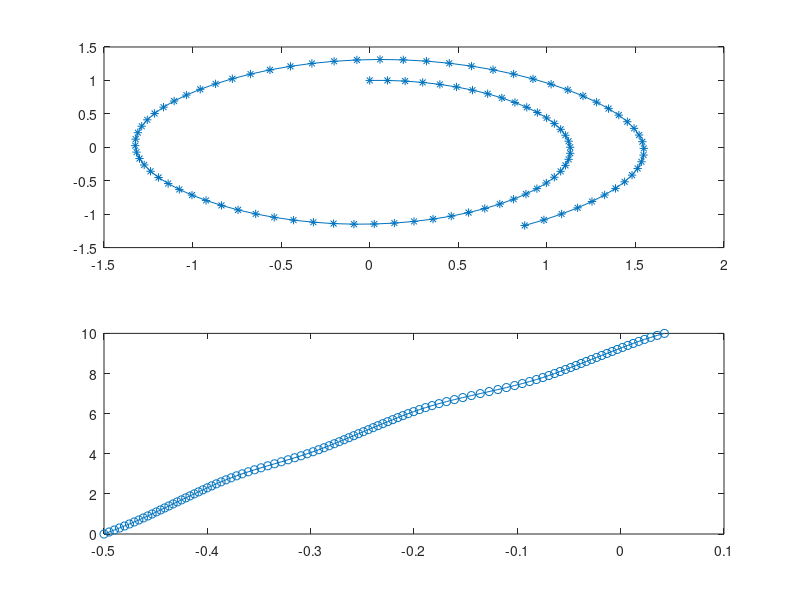
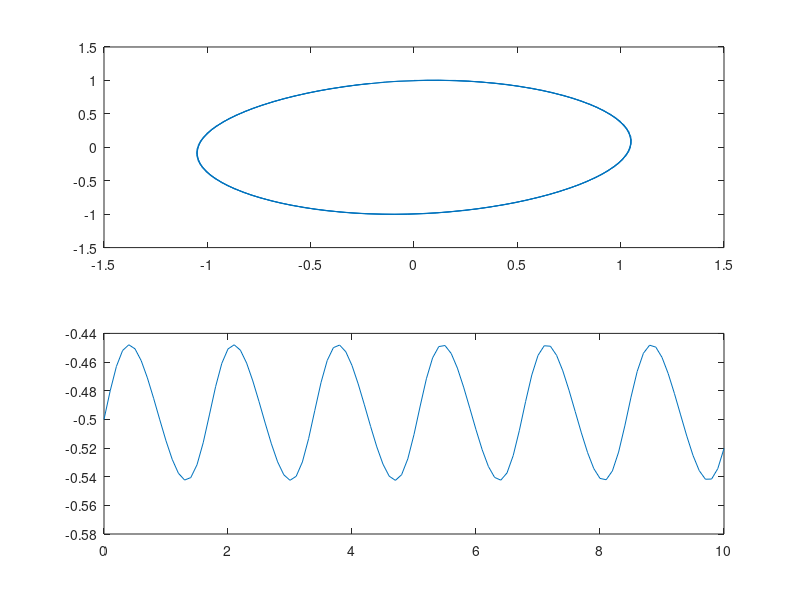
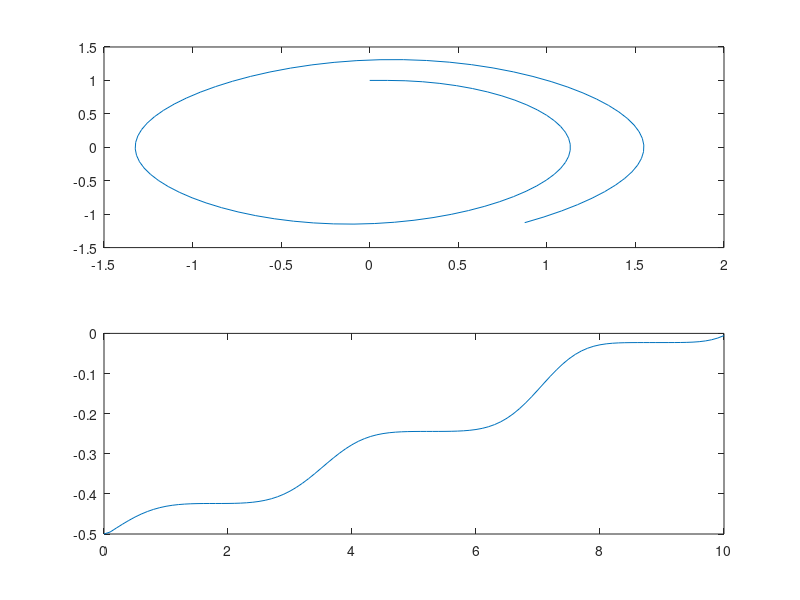

Here is the MATLAB script that generated these plots, in order:
clc;
clear;

f=@(x,v)[v -sin(x)]';

%Euler
x0=0;
v0=1;
h=0.1;
N=100;
y=[x0,v0]';
Y=[y];
for n=1:N
    y_new=y+h*f(y(1),y(2));
    Y=[Y y_new];
    y=y_new;
end
figure(1)
subplot(2,1,1); %rows/columns/id of picture
plot(Y(1,:),Y(2,:),'*-')

subplot(2,1,2);
T=0:h:N*h;
plot(0.5*Y(2,:).^2-cos(Y(1,:)),T,'o-')


%Leapfrog
v=v0-h*(sin(x0));
x=x0;
V=v0;
X=x0;
for n=1:N
    v_new=v+2*h*(-sin(x));
    x_new=x+2*h*v_new;
    V=[V v_new];
    X=[X x_new];
    x=x_new;
    v=v_new;
end
figure(2)
subplot(2,1,1);
plot(X,V)
subplot(2,1,2);
T = 0:h:10; 
plot(T,(0.5*V.^2 - cos(X)))


%Verlet
v=v0;
x=x0+h*v+0.5*h^2*(-sin(x0));
V=v0;
X=[x0 x];
x_old=x0;
for n=1:N
    x_new=2*x-x_old+h^2*(-sin(x_old));
    v_new=(x_new-x_old)/(2*h);
    V=[V v_new];
    X=[X x_new];
    x_old=x;
    x=x_new;
    v=v_new;
end
figure(3)
subplot(2,1,1);
plot(X(1:length(X)-1),V)
subplot(2,1,2);
T = 0:h:10; 
plot(T,(0.5*V.^2 - cos(X(1:length(X)-1))))
